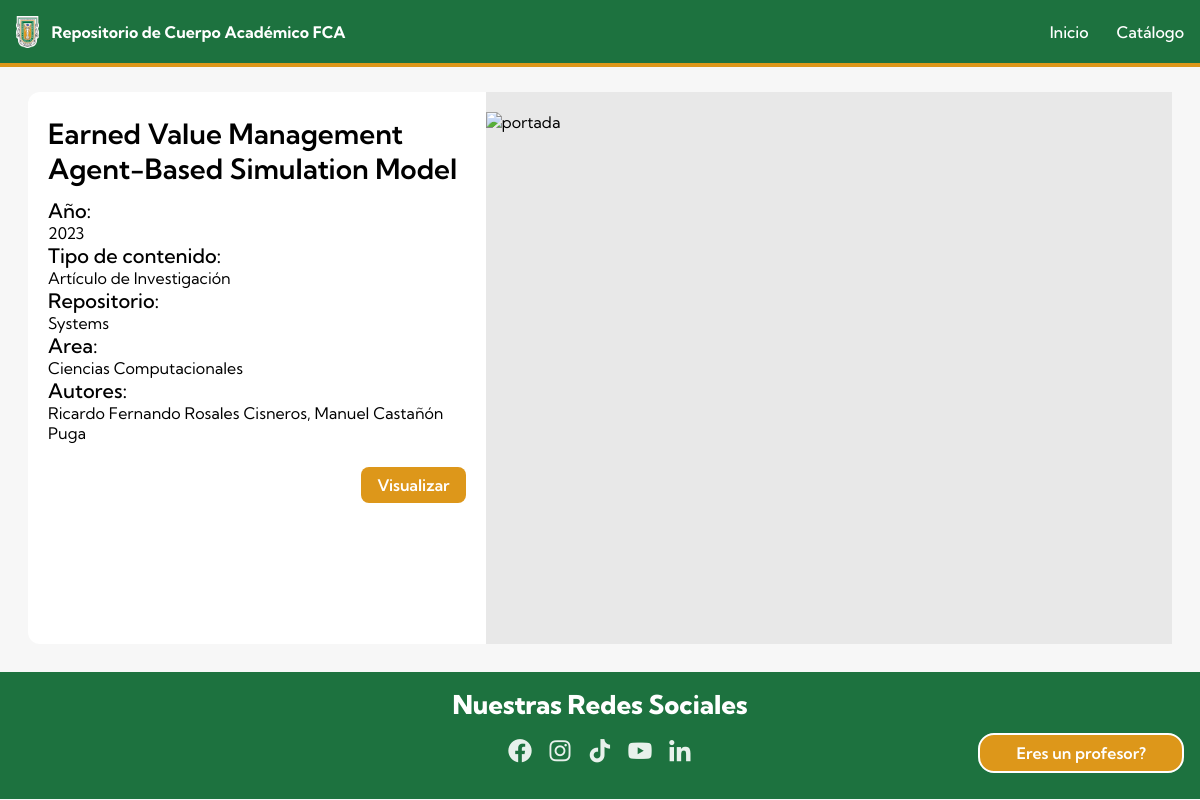
Screenshot of /contenido/3 with the database file from the repository.
### home/models.py (models this page shows, shortened)
class Item(models.Model):
    title = models.CharField(max_length=200)
    year = models.IntegerField()
    content_type = models.ForeignKey(ContentType, on_delete=models.CASCADE)
    repository = models.ForeignKey(Repository, on_delete=models.CASCADE)
    area = models.ForeignKey(Area, on_delete=models.CASCADE)
    authors = models.ManyToManyField(Author, through='AuthorItem')
    pdf = models.FileField(upload_to='pdfs/', null=True, blank=True)

class ContentType(models.Model):
    name = models.CharField(max_length=124)

class Repository(models.Model):
    name = models.CharField(max_length=124)
    location = models.CharField(max_length=124)

class Area(models.Model):
    name = models.CharField(max_length=124)

class Author(models.Model):
    first_name = models.CharField(max_length=124)
    last_name = models.CharField(max_length=124)

### home/views.py (the view)
# urls.py: path('contenido/<int:id>', views.visualizar, name='visualizar'),
def visualizar(request, id):
    item = Item.objects.get(pk=id)
    authors = item.authors.all()
    return render(request, 'visualizar.html', {'item': item, 'authors': authors})

### home/templates/visualizar.html (shortened to what this page needs)
<!DOCTYPE html>
<html lang="en">
  <head>
    {% load static %}
    <link rel="stylesheet" href="{% static 'css/main.css' %}" />
    <link
      href="https://unpkg.com/boxicons@2.1.4/css/boxicons.min.css"
      rel="stylesheet"
    />
  </head>
  <body>
    <header>
      <nav>
        <a href="/" class="nav-left">
          <img class="logo" src="{% static 'images/uabc-logo.png' %}" alt="logo de UABC" />
          <span>Repositorio de Cuerpo Académico FCA</span>
        </a>
        <ul class="menuList">
          <li class="menuList-item">
            <a href="{% url 'Index' %}">Inicio</a>
          </li>
          <li class="menuList-item">
            <a href="{% url 'contenido' %}">Catálogo</a>
          </li>
        </ul>
      </nav>
    </header>
    <main>
        <div id="preview">
            <div class="item-container fill-content">
                <div class="info-content">
                  <div class="info-top">
                    <h4>{{item.title}}</h4>
                    <div>
                      <h5>Año:</h5>
                      <span>{{item.year}}</span>
                    </div>
                    <div>
                      <h5>Tipo de contenido:</h5>
                      <span>{{item.content_type.name}}</span>
                    </div>
                    <div>
                      <h5>Repositorio:</h5>
                      <span>{{item.repository.name}}</span>
                    </div>
                    <div>
                      <h5>Area:</h5>
                      <span>{{item.area.name}}</span>
                    </div>
                    <div>
                      <h5>Autores:</h5>
                      <span>
                        {% for author in authors %}
                          {{ author.first_name }} {{ author.last_name }}{% if not forloop.last %}, {% endif %}
                        {% endfor %}
                      </span>
                    </div>
                  </div>
                  <div class="info-bottom" style="margin-top: 24px;">
                    <a class="secondary-btn" target="_blank" href="/media/{{ item.pdf }}">Visualizar</a>
                  </div>
                </div>
                <div class="cover-content">
                    <img src="/media/thumbnails/{{ item.id }}.jpg" alt="portada" />
                </div>
            </div>
        </div>
    </main>
    <footer>
      <div class="footer-content">
        <div class="top-footer">
          <span>Nuestras Redes Sociales</span>
        </div>
        <nav class="bottom-footer">
          <a target="_blank" href="https://www.facebook.com/fcatijuana/">
            <i class="bx bxl-facebook-circle"></i>
          </a>
          <a
            target="_blank"
            href="https://www.instagram.com/fca.tij.uabc/?igshid=YmMyMTA2M2Y%3D"
          >
            <i class="bx bxl-instagram"></i>
          </a>
          <a
            target="_blank"
            href="https://www.tiktok.com/@fca.tij?_t=8UYWhCdbMPN&_r=1"
          >
            <i class="bx bxl-tiktok"></i>
          </a>
          <a target="_blank" href="https://www.youtube.com/c/FCATijuana">
            <i class="bx bxl-youtube"></i>
          </a>
          <a target="_blank" href="https://www.linkedin.com/in/fcatijuana/">
            <i class="bx bxl-linkedin"></i>
          </a>
        </nav>
        <a class="btn" href="{% url 'agregar' %}">
          <span class="btn-content"></span>
        </a>
      </div>
    </footer>
  </body>
</html>

### home/static/css/main.css (style rules this page uses)
:root { --primary-color: #1d723f; --secondary-color: #dd971a; --border-color: rgba(0, 0, 0, 0.1); --max-width: 1500px; }
* { margin: 0; padding: 0; box-sizing: border-box; font-family: "Kumbh Sans", sans-serif; }
body { background: #f7f7f7; }
a, button { all: unset; cursor: pointer; }
ul li { list-style: none; }
h4 { font-size: 28px; font-weight: 600; }
h5 { font-size: 20px; font-weight: 500; }
.btn { background: var(--secondary-color); color: #fff; padding-inline: 36px; padding-block: 8px; border-radius: 16px; cursor: pointer; font-weight: 600; transition: background 400ms ease; }
.secondary-btn { background: var(--secondary-color); color: #fff; padding-inline: 16px; padding-block: 8px; border-radius: 8px; cursor: pointer; font-weight: 600; transition: background 400ms ease; }
header { position: fixed; z-index: 500; width: 100%; background: var(--primary-color); color: #fff; height: 67px; border-bottom: solid 4px var(--secondary-color); }
nav { display: flex; justify-content: space-between; max-width: var(--max-width); margin: 0 auto; padding: 16px; align-items: center; }
.nav-left { display: flex; gap: 12px; align-items: center; z-index: 50; color: #fff !important; }
.nav-left .logo { height: 32px; width: auto; }
.nav-left span { font-weight: 700; }
.menuList { display: flex; gap: 28px; }
.menuList .menuList-item { font-weight: 500; transition: color 300ms ease; }
footer { background-color: var(--primary-color); color: #fff; padding: 16px; }
footer .footer-content { max-width: var(--max-width); position: relative; margin: 0 auto; display: flex; flex-direction: column; align-items: center; }
.top-footer span { font-size: 26px; font-weight: 800; }
.bottom-footer { display: flex; gap: 12px; }
.bottom-footer a i { font-size: 28px; opacity: .9; transition: all 400ms ease; }
#preview { max-width: var(--max-width); margin: 0 auto; padding-top: 64px; }
.fill-content { min-height: calc(100vh - 248px); }
.item-container { display: grid; grid-template-columns: 40% 1fr; margin-inline: 40px; margin: 28px; background: #fff; height: 100%; border-radius: 12px; }
.item-container .info-content { padding-block: 24px; padding-inline: 20px; }
.item-container .info-content h4 { margin-bottom: 12px; }
.info-bottom { display: flex; justify-content: flex-end; margin-top: 10px; }
.cover-content { height: 100%; background: #e8e8e8; padding-block: 20px; }
.cover-content img { aspect-ratio: 2/1; object-fit: contain; width: 100%; height: 100%; }
.footer-content .btn { position: absolute; bottom: 10px; right: 0; border: solid 2px #fff; content: "Eres un profesor?"; }
.footer-content .btn .btn-content::before { content: "Eres un profesor?"; }

### rows the page displays
Item: title "Earned Value Management Agent-Based Simulation Model", year "2023", content_type.name "Artículo de Investigación", repository.name "Systems", area.name "Ciencias Computacionales"
Author: first_name "Ricardo Fernando", last_name "Rosales Cisneros"
Author: first_name "Manuel", last_name "Castañón Puga"
